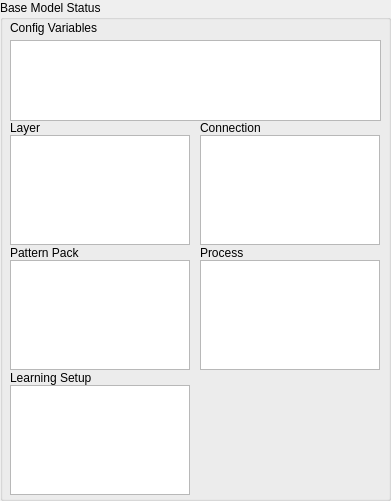
  <widget class="QGroupBox" name="baseModelStatus_GroupBox">
   <property name="geometry">
    <rect>
     <x>10</x>
     <y>90</y>
     <width>391</width>
     <height>501</height>
    </rect>
   </property>
   <property name="title">
    <string>Base Model Status</string>
   </property>
   <widget class="QLabel" name="connection_Label">
    <property name="geometry">
     <rect>
      <x>200</x>
      <y>120</y>
      <width>100</width>
      <height>15</height>
     </rect>
    </property>
    <property name="text">
     <string>Connection</string>
    </property>
   </widget>
   <widget class="QLabel" name="layer_Label">
    <property name="geometry">
     <rect>
      <x>10</x>
      <y>120</y>
      <width>100</width>
      <height>15</height>
     </rect>
    </property>
    <property name="text">
     <string>Layer</string>
    </property>
   </widget>
   <widget class="QLabel" name="process_Label">
    <property name="geometry">
     <rect>
      <x>200</x>
      <y>245</y>
      <width>100</width>
      <height>15</height>
     </rect>
    </property>
    <property name="text">
     <string>Process</string>
    </property>
   </widget>
   <widget class="QLabel" name="patternPack_Label">
    <property name="geometry">
     <rect>
      <x>10</x>
      <y>245</y>
      <width>100</width>
      <height>15</height>
     </rect>
    </property>
    <property name="text">
     <string>Pattern Pack</string>
    </property>
   </widget>
   <widget class="QListWidget" name="layer_ListWidget">
    <property name="geometry">
     <rect>
      <x>10</x>
      <y>135</y>
      <width>180</width>
      <height>110</height>
     </rect>
    </property>
    <property name="selectionMode">
     <enum>QAbstractItemView::NoSelection</enum>
    </property>
   </widget>
   <widget class="QListWidget" name="connection_ListWidget">
    <property name="geometry">
     <rect>
      <x>200</x>
      <y>135</y>
      <width>180</width>
      <height>110</height>
     </rect>
    </property>
    <property name="selectionMode">
     <enum>QAbstractItemView::NoSelection</enum>
    </property>
   </widget>
   <widget class="QListWidget" name="process_ListWidget">
    <property name="geometry">
     <rect>
      <x>200</x>
      <y>260</y>
      <width>180</width>
      <height>110</height>
     </rect>
    </property>
    <property name="selectionMode">
     <enum>QAbstractItemView::NoSelection</enum>
    </property>
   </widget>
   <widget class="QListWidget" name="patternPack_ListWidget">
    <property name="geometry">
     <rect>
      <x>10</x>
      <y>260</y>
      <width>180</width>
      <height>110</height>
     </rect>
    </property>
    <property name="selectionMode">
     <enum>QAbstractItemView::NoSelection</enum>
    </property>
   </widget>
   <widget class="QLabel" name="learningSetup_Label">
    <property name="geometry">
     <rect>
      <x>10</x>
      <y>370</y>
      <width>100</width>
      <height>15</height>
     </rect>
    </property>
    <property name="text">
     <string>Learning Setup</string>
    </property>
   </widget>
   <widget class="QListWidget" name="learningSetup_ListWidget">
    <property name="geometry">
     <rect>
      <x>10</x>
      <y>385</y>
      <width>180</width>
      <height>110</height>
     </rect>
    </property>
    <property name="selectionMode">
     <enum>QAbstractItemView::NoSelection</enum>
    </property>
   </widget>
   <widget class="QTextEdit" name="configVariables_TextEdit">
    <property name="geometry">
     <rect>
      <x>10</x>
      <y>40</y>
      <width>371</width>
      <height>81</height>
     </rect>
    </property>
    <property name="readOnly">
     <bool>true</bool>
    </property>
   </widget>
   <widget class="QLabel" name="layer_Label_2">
    <property name="geometry">
     <rect>
      <x>10</x>
      <y>20</y>
      <width>100</width>
      <height>15</height>
     </rect>
    </property>
    <property name="text">
     <string>Config Variables</string>
    </property>
   </widget>
  </widget>
